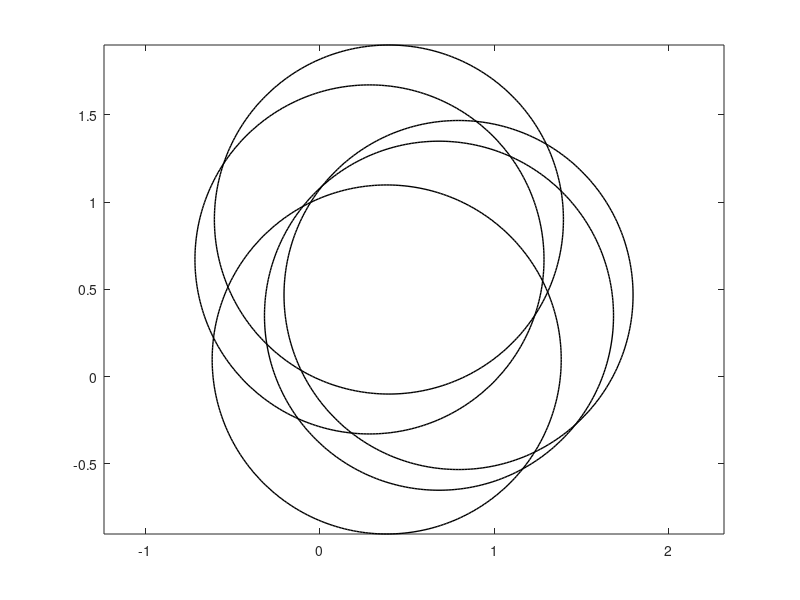

Write the MATLAB code that produced this figure. (Note: this script raises an error after producing the figure.)
clear all;
    for i = 1:5
      x_target(i) = randi(3)*randi(3);%randsrc(1)*randi(3);
      y_target(i) = randi(3)*randi(3);%randsrc(1)*randi(3);
      x = rand(1)
      y = rand(1)
      X(i) = x;
      Y(i) = y;
    end
    
  K = 1;
  
  %fid = figure;
  %hold on
  %writerObj = VideoWriter('out.avi'); 
  %writerObj.FrameRate = 2; 
  %open(writerObj); 

  
  %for e = 1:2
  %while(abs(X(1)-x_target(1))>0.0005||abs(Y(1)-y_target(1))>0.0005)
       %pause(0.1);
       %figure(fid);
       
     for j = 1:5
       theta = 0:1:360;
       Circle1=X(j)+1*cosd(theta);
       Circle2=Y(j)+1*sind(theta);
       plot(Circle1,Circle2,'black','linewidth',1);
       axis equal
       hold on;
     end
     
    syms a b;
    r = 1;
    plot(x_target(1:5),y_target(1:5),'+','markersize',10);
    text(x_target(1),y_target(1),'target1','FontSize',12);
    text(x_target(2),y_target(2),'target2','FontSize',12);
    text(x_target(3),y_target(3),'target3','FontSize',12);
    text(x_target(4),y_target(4),'target4','FontSize',12);
    text(x_target(5),y_target(5),'target5','FontSize',12);
    hold on
    
 
    plot(X(1:5),Y(1:5),'+','markersize',10);
    text(X(1),Y(1),'node1','FontSize',12);
    text(X(2),Y(2),'node2','FontSize',12);
    text(X(3),Y(3),'node3','FontSize',12);
    text(X(4),Y(4),'node4','FontSize',12);
    text(X(5),Y(5),'node5','FontSize',12);
    
    
    %roots of each two circles
    
    for i = 1:4
      for j = (i+1):5
       S = solve((a-X(i))^2+(b-Y(i))^2-r^2,(a-X(j))^2+(b-Y(j))^2-r^2,a,b);    
       root_x1(i,j) = double(S.a(1));
       root_x2(i,j) = double(S.a(2));
       root_y1(i,j) = double(S.b(1));
       root_y2(i,j) = double(S.b(2));
       
       
       if((root_x1(i,j)~=0)&&(root_x2(i,j)~=0)&&(root_y1(i,j)~=0)&&(root_y2(i,j)~=0))
         plot(root_x1(i,j),root_y1(i,j),'o');
         plot(root_x2(i,j),root_y2(i,j),'o');
         
         x1_angle(i,j) = double(acosd(root_x1(i,j)-X(i)));
         y1_angle(i,j) = double(asind(root_y1(i,j)-Y(i)));
         x2_angle(i,j) = double(acosd(root_x2(i,j)-X(i)));
         y2_angle(i,j) = double(asind(root_y2(i,j)-Y(i)));
         
         x3_angle(i,j) = double(acosd(root_x1(i,j)-X(j)));
         y3_angle(i,j) = double(asind(root_y1(i,j)-Y(j)));
         x4_angle(i,j) = double(acosd(root_x2(i,j)-X(j)));
         y4_angle(i,j) = double(asind(root_y2(i,j)-Y(j)));
           
           
               if(y1_angle(i,j)<0)
                  if(x1_angle(i,j) > 90)
                     x1_angle(i,j) = 360 - x1_angle(i,j);
                     y1_angle(i,j) = 180 - y1_angle(i,j);
                  else
                     x1_angle(i,j) = 360 - x1_angle(i,j);
                     y1_angle(i,j) = 360 + y1_angle(i,j);
                  end
               else
                  if(x1_angle(i,j)>90)
                    y1_angle(i,j) = x1_angle(i,j);
                  end      
               end      
           
               if(y2_angle(i,j)<0)
                  if(x2_angle(i,j) > 90)
                     x2_angle(i,j) = 360 - x2_angle(i,j);
                     y2_angle(i,j) = 180 - y2_angle(i,j);
                  else
                     x2_angle(i,j) = 360 - x2_angle(i,j);
                     y2_angle(i,j) = 360 + y2_angle(i,j);
                  end
               else
                  if(x2_angle(i,j)>90)
                    y2_angle(i,j) = x2_angle(i,j);
                  end      
               end  
               
               if(y3_angle(i,j)<0)
                  if(x3_angle(i,j) > 90)
                     x3_angle(i,j) = 360 - x3_angle(i,j);
                     y3_angle(i,j) = 180 - y3_angle(i,j);
                  else
                     x3_angle(i,j) = 360 - x3_angle(i,j);
                     y3_angle(i,j) = 360 + y3_angle(i,j);
                  end
               else
                  if(x3_angle(i,j)>90)
                    y3_angle(i,j) = x3_angle(i,j);
                  end      
               end 
               
                if(y4_angle(i,j)<0)
                  if(x4_angle(i,j) > 90)
                     x4_angle(i,j) = 360 - x4_angle(i,j);
                     y4_angle(i,j) = 180 - y4_angle(i,j);
                  else
                     x4_angle(i,j) = 360 - x4_angle(i,j);
                     y4_angle(i,j) = 360 + y4_angle(i,j);
                  end
               else
                  if(x4_angle(i,j)>90)
                    y4_angle(i,j) = x4_angle(i,j);
                  end      
               end 
               
              angle1 = [x1_angle(i,j) x2_angle(i,j) y1_angle(i,j) y2_angle(i,j)];
              if((max(angle1)-min(angle1))<180)
                   theta2(:,K) = linspace(min(angle1),max(angle1),10);
                   %theta2 = min(angle1):lin1:max(angle1);
              else
                   theta2(:,K) = linspace(max(angle1),360+min(angle1),10);
                   %theta2 = max(angle1):lin1:(360+min(angle1));
              end
              
              for k = 1:10
                  C1(k) = X(i) + 1*cosd(theta2(k,K));
                  C2(k) = Y(i) + 1*sind(theta2(k,K));
                  Distance1(k,K) = sqrt((C1(k)-x_target(1))^2+(C2(k)-y_target(1))^2);
                  Distance2(k,K) = sqrt((C1(k)-x_target(2))^2+(C2(k)-y_target(2))^2);
                  Distance3(k,K) = sqrt((C1(k)-x_target(3))^2+(C2(k)-y_target(3))^2);
                  Distance4(k,K) = sqrt((C1(k)-x_target(4))^2+(C2(k)-y_target(4))^2);
                  Distance5(k,K) = sqrt((C1(k)-x_target(5))^2+(C2(k)-y_target(5))^2);
              end
              
                 C1=X(i)+1*cosd(theta2(:,K));
                 C2=Y(i)+1*sind(theta2(:,K));
                 plot(C1,C2,'b+');
                 %plot(C1,C2,'r','linewidth',10);
                 axis equal
                 hold on;
              
              angle2 = [x3_angle(i,j) x4_angle(i,j) y3_angle(i,j) y4_angle(i,j)];
              if((max(angle2)-min(angle2))<180)
                  theta3(:,K) = linspace(min(angle2)+5,max(angle2)-5,10);
                   %theta3 = min(angle2):lin2:max(angle2);
              else
                  theta3(:,K) = linspace(max(angle2)+5,360+min(angle2)-5,10);
                   %theta3 = max(angle2):lin2:(360+min(angle2));
              end
              
              for k = 1:10
                  C3(k) = X(j) + 1*cosd(theta3(k,K));
                  C4(k) = Y(j) + 1*sind(theta3(k,K));
                  Distance1(k+10,K) = sqrt((C3(k)-x_target(1))^2+(C4(k)-y_target(1))^2);
                  Distance2(k+10,K) = sqrt((C3(k)-x_target(2))^2+(C4(k)-y_target(2))^2);
                  Distance3(k+10,K) = sqrt((C3(k)-x_target(3))^2+(C4(k)-y_target(3))^2);
                  Distance4(k+10,K) = sqrt((C3(k)-x_target(4))^2+(C4(k)-y_target(4))^2);
                  Distance5(k+10,K) = sqrt((C3(k)-x_target(5))^2+(C4(k)-y_target(5))^2);
              end
              
                 C3=X(j)+1*cosd(theta3(:,K));
                 C4=Y(j)+1*sind(theta3(:,K));
                 plot(C3,C4,'b+');
                 %plot(C3,C4,'r','linewidth',10);
                 axis equal
                 hold on;    
                 
              
              distance1(i,j) = min(Distance1(:,K));
              distance2(i,j) = min(Distance2(:,K));
              distance3(i,j) = min(Distance3(:,K));
              distance4(i,j) = min(Distance4(:,K));
              distance5(i,j) = min(Distance5(:,K));
              K = K + 1;
       end
        
      end
    end
              [row1 column1] = find(Distance1==min(min(Distance1)));
              [row2 column2] = find(Distance2==min(min(Distance2)));
              [row3 column3] = find(Distance3==min(min(Distance3)));
              [row4 column4] = find(Distance4==min(min(Distance4)));
              [row5 column5] = find(Distance5==min(min(Distance5)));
              row(1) = max(row1);
              column(1) = max(column1);
              row(2) = max(row2);
              column(2) = max(column2);
              row(3) = max(row3);
              column(3) = max(column3);
              row(4) = max(row4);
              column(4) = max(column4);
              row(5) = max(row5);
              column(5) = max(column5);
              
              distance1(distance1==0)=inf;
              [ii1 jj1] = find(distance1==min(min(distance1)));
              ii(1) = max(ii1);
              jj(1) = max(jj1);
              distance2(distance2==0)=inf;
              [ii2 jj2] = find(distance2==min(min(distance2)));
              ii(2) = max(ii2);
              jj(2) = max(jj2);
              distance3(distance3==0)=inf;
              [ii3 jj3] = find(distance3==min(min(distance3)));
              ii(3) = max(ii3);
              jj(3) = max(jj3);
              distance4(distance4==0)=inf;
              [ii4 jj4] = find(distance4==min(min(distance4)));
              ii(4) = max(ii4);
              jj(4) = max(jj4);
              distance5(distance5==0)=inf;
              [ii5 jj5] = find(distance5==min(min(distance5)));
              ii(5) = max(ii5);
              jj(5) = max(jj5);
              
              for i = 1:5
                  if(row(i)>10)
                      p_x(i) = X(jj(i)) + 1*cosd(theta3(row(i)-10,column(i)));
                      p_y(i) = Y(jj(i)) + 1*sind(theta3(row(i)-10,column(i)));
                  else
                      p_x(i) = X(ii(i)) + 1*cosd(theta2(row(i),column(i)));
                      p_y(i) = Y(ii(i)) + 1*sind(theta2(row(i),column(i)));
                  end
                  plot(p_x(i),p_y(i),'r+','markersize',10);
                  hold on;
                  
              end
              
              for i = 1:5
                  for u = 1:5
                  r(i,u) = sqrt((p_x(i)-p_x(u))^2+(p_y(i)-p_y(u))^2);
                  end
                  x_original(i) = X(i);
                  y_original(i) = Y(i);
                  if(r(i,:)<1)
                      X(i) = p_x(i);
                      Y(i) = p_y(i);
                  else
                      X(i) = X(i) + 0.5*(p_x(i)-X(i));
                      Y(i) = Y(i) + 0.5*(p_y(i)-Y(i));
                  end
              
              end
    
   %LMST part
    for i = 1:5
        for j = 1:5
           weight(i,j) = 100*sqrt((X(i)-X(j))^2+(Y(i)-Y(j))^2);
        end
        total(i) = weight(i,1)+weight(i,2)+weight(i,3)+weight(i,4)+weight(i,5);
    end
    
    for i =1:5
        l(i) = max(find(total==min(total)));
        L(i) = l(i);
        total(l(i)) = inf;
    end
    
    x1 = [L(1),L(1),L(1),L(1),L(2),L(2),L(3),L(4)];
    y1 = [L(2),L(3),L(4),L(5),L(3),L(5),L(4),L(5)];
    weights = [weight(L(1),L(2)),weight(L(1),L(3)),weight(L(1),L(4)),weight(L(1),L(5)),weight(L(2),L(3)),weight(L(2),L(5)),weight(L(3),L(4)),weight(L(4),L(5))];

    %x1 = [L(1),L(1)];
    %y1 = [L(2),L(3)];
    %weights = [weight(L(1),L(2)),weight(L(1),L(3))];
    
    
     figure;
     G = graph(x1,y1,weights);
     p = plot(G,'EdgeLabel',G.Edges.Weight);
     [T,pred] = minspantree(G);
     highlight(p,T);
    
     
     for i = 2:5
       if(pred(i)>i)
         n(i-1) = i;
         m(i-1) = pred(i);
       else
         n(i-1) = pred(i);
         m(i-1) = i;
       end
     end
     
     number1 = 1;
     number2 = 1;
     number3 = 1;
     number4 = 1;
     number5 = 1;
     for j = 1:4
 
         if(n(j) == 1)
             n_i1(number1) = n(j);
             m_j1(number1) = m(j);
             number1 = number1 + 1;
         end
         
         if(n(j) == 2)
             n_i2(number2) = n(j);
             m_j2(number2) = m(j);
             number2 = number2 + 1;
         end
         if(m(j) == 2)
             n_i2(number2) = m(j);
             m_j2(number2) = n(j);
             number2 = number2 + 1;
         end
        
         if(n(j) == 3)
             n_i3(number3) = n(j);
             m_j3(number3) = m(j);
             number3 = number3 + 1;
         end
         if(m(j) == 3)
             n_i3(number3) = m(j);
             m_j3(number3) = n(j);
             number3 = number3 + 1;
         end
         
         if(n(j) == 4)
             n_i4(number4) = n(j);
             m_j4(number4) = m(j);
             number4 = number4 + 1;
         end
         if(m(j) == 4)
             n_i4(number4) = m(j);
             m_j4(number4) = n(j);
             number4 = number4 + 1;
         end
         
         if(n(j) == 5)
             n_i5(number5) = n(j);
             m_j5(number5) = m(j);
             number5 = number5 + 1;
         end
         if(m(j) == 5)
             n_i5(number5) = m(j);
             m_j5(number5) = n(j);
             number5 = number5 + 1;
         end
   
     end
     
     
     K = 1;
    % frame = getframe(gcf); 
    % writeVideo(writerObj, frame);
     %hold off
  %end
    
 %hold off
 %close(writerObj); 